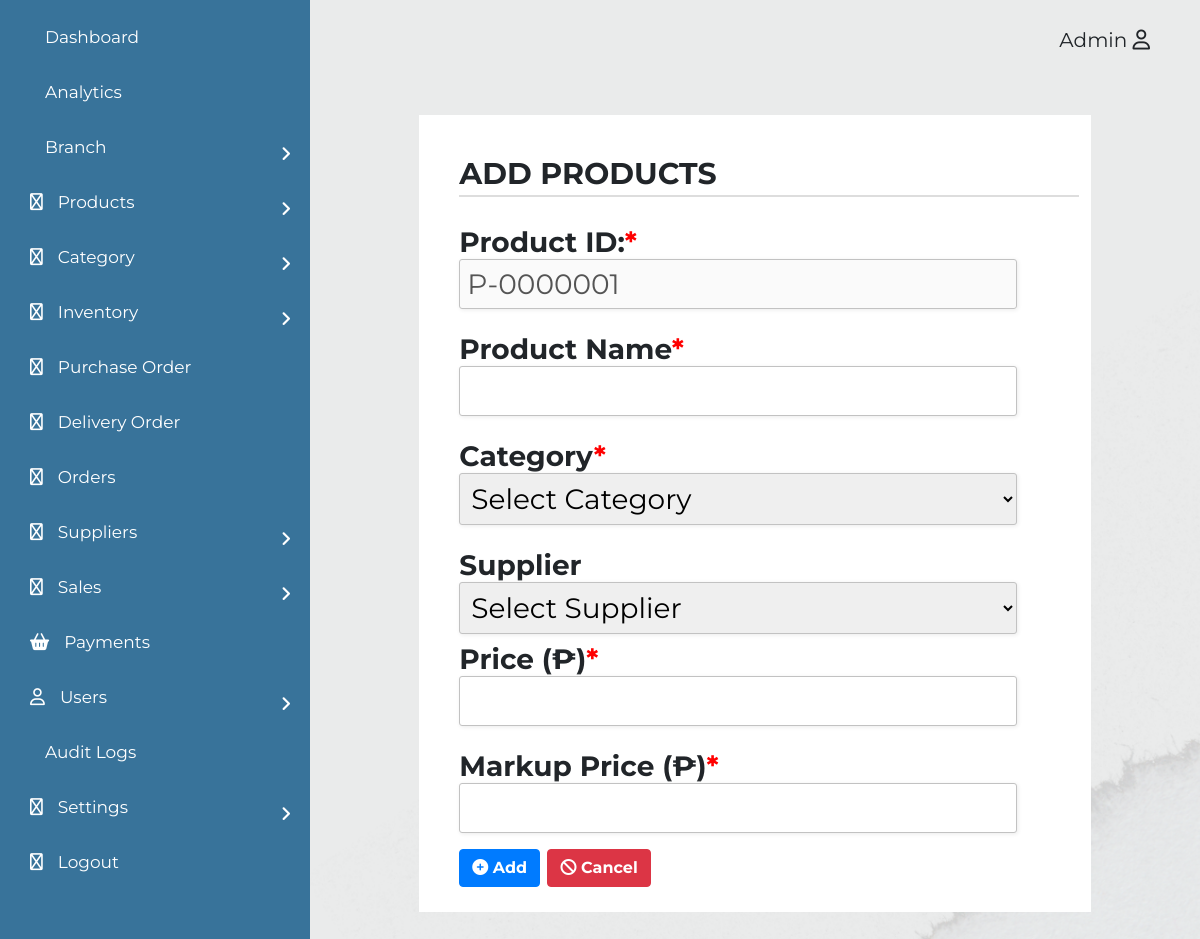
The app's page /Admin/addproduct_index.php, older data.
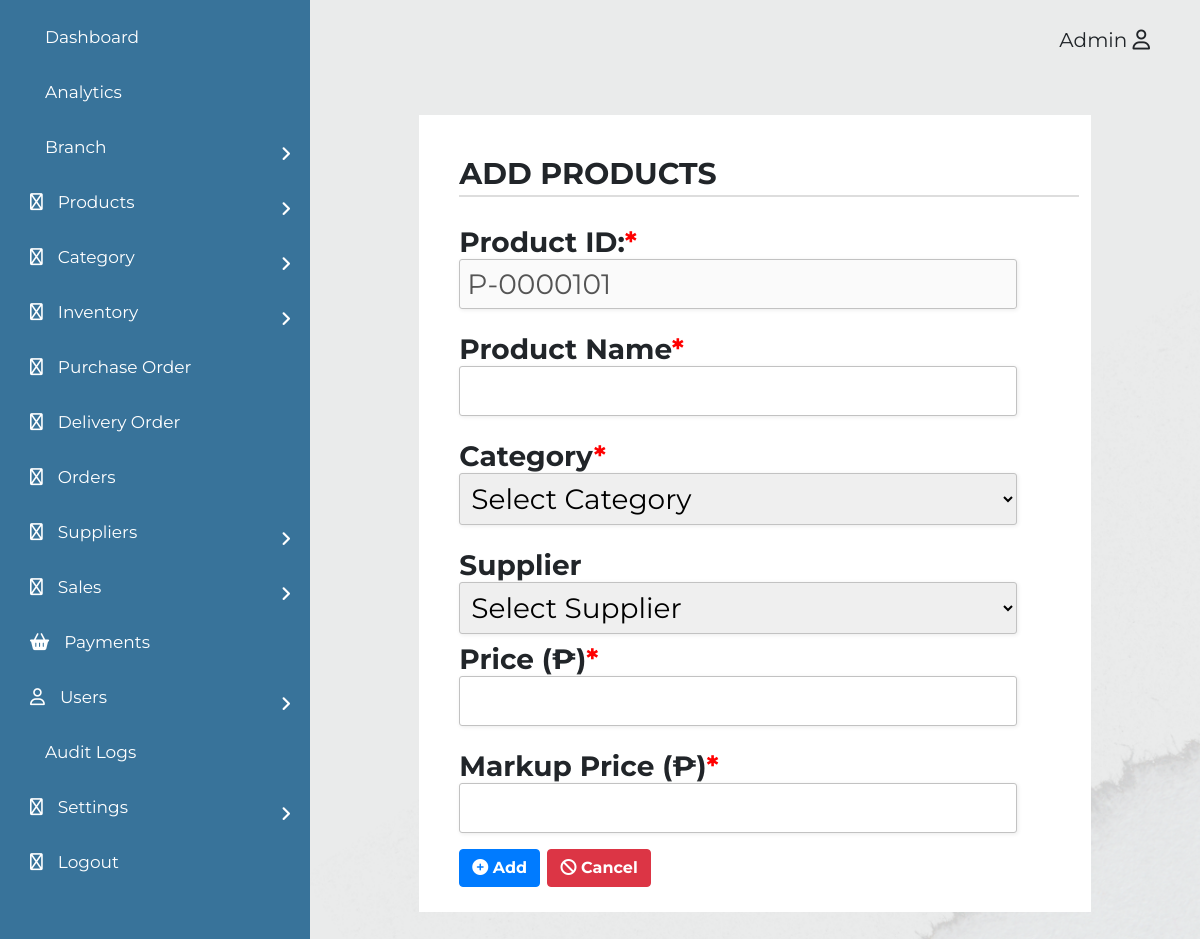
The same page, newer data.
### tables this page shows
CREATE TABLE `tblproducts` (
  `id` varchar(20) NOT NULL,
  `name` varchar(69) NOT NULL,
  `supplier` varchar(29) NOT NULL,
  `category` varchar(15) NOT NULL,
  `price` varchar(10) NOT NULL,
  `markupPrice` varchar(10) NOT NULL,
  `active` tinyint(1) NOT NULL
);

### actions/adddata.php (called while the page is built, shortened)
<?php
	function createId(string $tblName) {
		switch ($tblName) {
			case 'tblproducts':
				$index = "P-";
				break;
		}
		$db = new DbConnect;
		$conn = $db->connect();
		$stmt = $conn->prepare("SELECT * FROM ".$tblName." ORDER BY id DESC LIMIT 1");
		$stmt->execute();
		$items = $stmt->fetchAll(PDO::FETCH_ASSOC);
		foreach ($items as $item) {
			 $lastid = $item['id'];
		}
		if (empty($items)) {
			$number = $index . "0000001";
		} else {
			$idd = str_replace($index,"",$lastid);
			$id = str_pad($idd + 1, 7, 0, STR_PAD_LEFT);
			$number = $index . $id;
		}
		return $number;
	}
 ?>

### Admin/addproduct_index.php (the view, shortened to what the changed rows need)
<?php
  require_once '../actions/adddata.php';
  $number = createId('tblproducts');
 ?>
<!DOCTYPE html>
<html lang="en" dir="ltr">
  <head>
    <link rel="stylesheet" href="assets/styleaddedit.css">
    <link rel="stylesheet" href="https://pro.fontawesome.com/releases/v6.0.0-beta3/css/all.css" type="text/css">
    <link rel="stylesheet" href="https://cdn.jsdelivr.net/npm/bootstrap@4.0.0/dist/css/bootstrap.min.css">
  </head>
  <body>
<div class="main">
  <div class="flex-container">
     <div class="flex-items">
       <div class="table-title">
        <div class="form-style-2">
        <form action="" method="post">
        <label for="field1"><span>Product ID:<span class="required">*</span></span><input type="text" class="input-field" name="productid" value="<?php echo $number;?>" disabled /></label>
        </form>
        </div>
     </div>
  </div>
</div>
  </body>
</html>

Row changes from the older to the newer data that the page shows:
added tblproducts: productid "P-0000101"
Text that changed along with them:
form field productid: "P-0000001" → (not shown)
